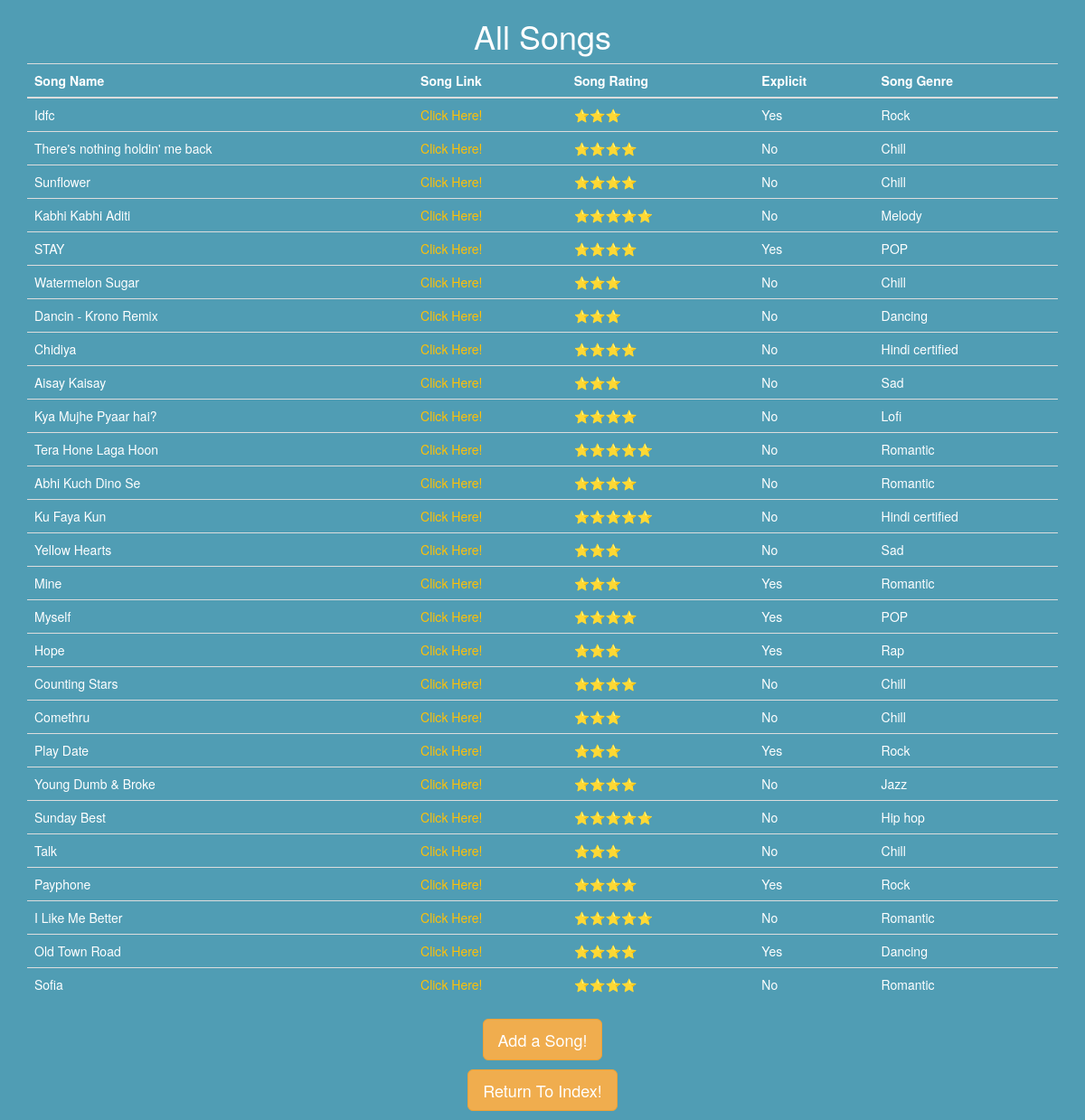
Screenshot of /songs with the database file from the repository.
### main.py (models this page shows, shortened)
class Songs(db.Model):
    id = db.Column(db.Integer, primary_key=True, autoincrement=True)
    name = db.Column(db.String(250), unique=True, nullable=False)
    rating = db.Column(db.String(250), unique=False, nullable=False)
    link = db.Column(db.String(250), unique=True, nullable=False)
    explicit = db.Column(db.String(250), unique=False, nullable=False)
    genre = db.Column(db.String(250), unique=False, nullable=False)

### main.py (the view)
@app.route('/songs')
def songs():
    songs = Songs.query.all()
    return render_template('songs.html', songs=songs)

### templates/songs.html (shortened to what this page needs)
{% extends 'bootstrap/base.html' %}
{% block styles %}
    {{super()}}
        <link rel="stylesheet" href="{{url_for('.static', filename='css/styles.css')}}">
    {% endblock styles %}
{% block content %}
<div class="container">
  <div class="row">
    <div class="col-sm-12">
      <h1 style="text-align: center;">All Songs</h1>
  <table class="table">
      <th>
      Song Name
      </th>
      <th>
      Song Link
      </th>
      <th>
      Song Rating
      </th>
      <th>
      Explicit
      </th>
      <th>
      Song Genre
    </th>
    <tbody>
        {% for song in songs %}
            <tr>
                <td>{{ song.name }}</td>
                <td><a href="{{ song.link }}" target="_blank">Click Here!</a></td>
                <td>{{ song.rating }}</td>
                <td>{{ song.explicit }}</td>
                <td>{{ song.genre }}</td>
            </tr>
        {% endfor %}
  </tbody>
  	  </table>
        <p style="text-align: center;"><a class="btn btn-warning btn-lg" href="/add" role="button">Add a Song!</a></p>
        <p style="text-align: center;"><a class="btn btn-warning btn-lg" href="/" role="button">Return To Index!</a></p>
    </div>
  </div>
</div>
{% endblock %}

### static/css/styles.css (style rules this page uses)
body { color: white; background-color: #509db4; }
a { color: #ffc107; }

### rows the page displays
Songs: name "Idfc", rating "⭐⭐⭐", explicit "Yes", genre "Rock"
Songs: name "There's nothing holdin' me back", rating "⭐⭐⭐⭐", explicit "No", genre "Chill"
Songs: name "Sunflower", rating "⭐⭐⭐⭐", explicit "No", genre "Chill"
Songs: name "Kabhi Kabhi Aditi", rating "⭐⭐⭐⭐⭐", explicit "No", genre "Melody"
Songs: name "STAY", rating "⭐⭐⭐⭐", explicit "Yes", genre "POP"
Songs: name "Watermelon Sugar", rating "⭐⭐⭐", explicit "No", genre "Chill"
Songs: name "Dancin - Krono Remix", rating "⭐⭐⭐", explicit "No", genre "Dancing"
Songs: name "Chidiya", rating "⭐⭐⭐⭐", explicit "No", genre "Hindi certified"
Songs: name "Aisay Kaisay", rating "⭐⭐⭐", explicit "No", genre "Sad"
Songs: name "Kya Mujhe Pyaar hai?", rating "⭐⭐⭐⭐", explicit "No", genre "Lofi"
Songs: name "Tera Hone Laga Hoon", rating "⭐⭐⭐⭐⭐", explicit "No", genre "Romantic"
Songs: name "Abhi Kuch Dino Se", rating "⭐⭐⭐⭐", explicit "No", genre "Romantic"
Songs: name "Ku Faya Kun", rating "⭐⭐⭐⭐⭐", explicit "No", genre "Hindi certified"
Songs: name "Yellow Hearts", rating "⭐⭐⭐", explicit "No", genre "Sad"
Songs: name "Mine", rating "⭐⭐⭐", explicit "Yes", genre "Romantic"
Songs: name "Myself", rating "⭐⭐⭐⭐", explicit "Yes", genre "POP"
Songs: name "Hope", rating "⭐⭐⭐", explicit "Yes", genre "Rap"
Songs: name "Counting Stars", rating "⭐⭐⭐⭐", explicit "No", genre "Chill"
Songs: name "Comethru", rating "⭐⭐⭐", explicit "No", genre "Chill"
Songs: name "Play Date", rating "⭐⭐⭐", explicit "Yes", genre "Rock"
Songs: name "Young Dumb & Broke", rating "⭐⭐⭐⭐", explicit "No", genre "Jazz"
Songs: name "Sunday Best", rating "⭐⭐⭐⭐⭐", explicit "No", genre "Hip hop"
Songs: name "Talk", rating "⭐⭐⭐", explicit "No", genre "Chill"
Songs: name "Payphone", rating "⭐⭐⭐⭐", explicit "Yes", genre "Rock"
Songs: name "I Like Me Better", rating "⭐⭐⭐⭐⭐", explicit "No", genre "Romantic"
Songs: name "Old Town Road", rating "⭐⭐⭐⭐", explicit "Yes", genre "Dancing"
Songs: name "Sofia", rating "⭐⭐⭐⭐", explicit "No", genre "Romantic"
